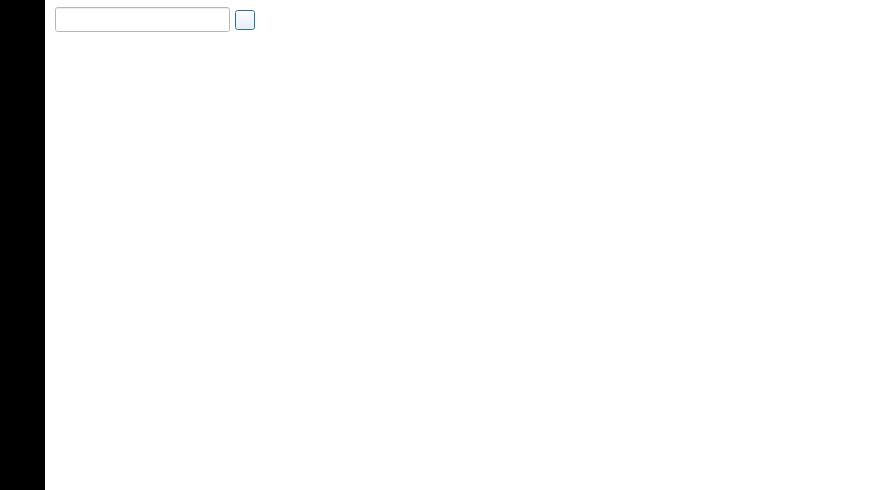
<?xml version="1.0" encoding="UTF-8"?>
<ui version="4.0">
 <class>ChatWidget</class>
 <widget class="QDialog" name="ChatWidget">
  <property name="geometry">
   <rect>
    <x>0</x>
    <y>0</y>
    <width>852</width>
    <height>490</height>
   </rect>
  </property>
  <property name="windowTitle">
   <string>Dialog</string>
  </property>
  <property name="styleSheet">
   <string notr="true">background-color: rgb(255, 255, 255);</string>
  </property>
  <layout class="QHBoxLayout" name="horizontalLayout">
   <property name="spacing">
    <number>0</number>
   </property>
   <property name="leftMargin">
    <number>0</number>
   </property>
   <property name="topMargin">
    <number>0</number>
   </property>
   <property name="rightMargin">
    <number>0</number>
   </property>
   <property name="bottomMargin">
    <number>0</number>
   </property>
   <item>
    <widget class="QWidget" name="side_wid" native="true">
     <property name="minimumSize">
      <size>
       <width>45</width>
       <height>0</height>
      </size>
     </property>
     <property name="maximumSize">
      <size>
       <width>70</width>
       <height>16777215</height>
      </size>
     </property>
     <property name="layoutDirection">
      <enum>Qt::LayoutDirection::LeftToRight</enum>
     </property>
     <property name="styleSheet">
      <string notr="true">background-color: rgb(0, 0, 0);</string>
     </property>
     <layout class="QVBoxLayout" name="verticalLayout">
      <property name="spacing">
       <number>20</number>
      </property>
      <property name="leftMargin">
       <number>0</number>
      </property>
      <property name="topMargin">
       <number>15</number>
      </property>
      <property name="rightMargin">
       <number>0</number>
      </property>
      <property name="bottomMargin">
       <number>0</number>
      </property>
      <item>
       <widget class="QLabel" name="head">
        <property name="minimumSize">
         <size>
          <width>35</width>
          <height>35</height>
         </size>
        </property>
        <property name="maximumSize">
         <size>
          <width>35</width>
          <height>35</height>
         </size>
        </property>
        <property name="text">
         <string/>
        </property>
       </widget>
      </item>
      <item>
       <widget class="RadioButton" name="btn_message" native="true">
        <property name="minimumSize">
         <size>
          <width>25</width>
          <height>25</height>
         </size>
        </property>
        <property name="maximumSize">
         <size>
          <width>25</width>
          <height>25</height>
         </size>
        </property>
        <property name="layoutDirection">
         <enum>Qt::LayoutDirection::LeftToRight</enum>
        </property>
       </widget>
      </item>
      <item>
       <widget class="RadioButton" name="btn_friends" native="true">
        <property name="minimumSize">
         <size>
          <width>25</width>
          <height>25</height>
         </size>
        </property>
        <property name="maximumSize">
         <size>
          <width>25</width>
          <height>25</height>
         </size>
        </property>
       </widget>
      </item>
      <item>
       <spacer name="verticalSpacer">
        <property name="orientation">
         <enum>Qt::Orientation::Vertical</enum>
        </property>
        <property name="sizeHint" stdset="0">
         <size>
          <width>20</width>
          <height>601</height>
         </size>
        </property>
       </spacer>
      </item>
     </layout>
    </widget>
   </item>
   <item>
    <widget class="QWidget" name="list_wid" native="true">
     <property name="minimumSize">
      <size>
       <width>220</width>
       <height>0</height>
      </size>
     </property>
     <property name="maximumSize">
      <size>
       <width>220</width>
       <height>16777215</height>
      </size>
     </property>
     <layout class="QVBoxLayout" name="verticalLayout_2">
      <property name="spacing">
       <number>0</number>
      </property>
      <property name="leftMargin">
       <number>0</number>
      </property>
      <property name="topMargin">
       <number>0</number>
      </property>
      <property name="rightMargin">
       <number>0</number>
      </property>
      <property name="bottomMargin">
       <number>0</number>
      </property>
      <item>
       <widget class="QWidget" name="search_wid" native="true">
        <property name="minimumSize">
         <size>
          <width>0</width>
          <height>40</height>
         </size>
        </property>
        <property name="maximumSize">
         <size>
          <width>16777215</width>
          <height>40</height>
         </size>
        </property>
        <property name="layoutDirection">
         <enum>Qt::LayoutDirection::LeftToRight</enum>
        </property>
        <layout class="QHBoxLayout" name="horizontalLayout_2">
         <property name="spacing">
          <number>5</number>
         </property>
         <property name="leftMargin">
          <number>10</number>
         </property>
         <property name="topMargin">
          <number>0</number>
         </property>
         <property name="rightMargin">
          <number>10</number>
         </property>
         <property name="bottomMargin">
          <number>0</number>
         </property>
         <item>
          <widget class="QLineEdit" name="search_lineEdit">
           <property name="minimumSize">
            <size>
             <width>0</width>
             <height>25</height>
            </size>
           </property>
           <property name="maximumSize">
            <size>
             <width>16777215</width>
             <height>16777215</height>
            </size>
           </property>
          </widget>
         </item>
         <item>
          <widget class="CustomerPushButton" name="btn_add">
           <property name="minimumSize">
            <size>
             <width>20</width>
             <height>20</height>
            </size>
           </property>
           <property name="maximumSize">
            <size>
             <width>20</width>
             <height>20</height>
            </size>
           </property>
           <property name="text">
            <string/>
           </property>
          </widget>
         </item>
        </layout>
       </widget>
      </item>
      <item>
       <widget class="QStackedWidget" name="stack_wid">
        <property name="minimumSize">
         <size>
          <width>200</width>
          <height>450</height>
         </size>
        </property>
        <property name="frameShadow">
         <enum>QFrame::Shadow::Raised</enum>
        </property>
        <property name="lineWidth">
         <number>0</number>
        </property>
        <property name="currentIndex">
         <number>0</number>
        </property>
        <widget class="QWidget" name="page"/>
        <widget class="QWidget" name="page_2"/>
       </widget>
      </item>
     </layout>
    </widget>
   </item>
   <item>
    <widget class="QStackedWidget" name="right_stack_wid">
     <property name="minimumSize">
      <size>
       <width>607</width>
       <height>490</height>
      </size>
     </property>
     <widget class="QWidget" name="page_3"/>
     <widget class="QWidget" name="page_4"/>
    </widget>
   </item>
  </layout>
 </widget>
 <customwidgets>
  <customwidget>
   <class>CustomerPushButton</class>
   <extends>QPushButton</extends>
   <header location="global">customerpushbutton.h</header>
  </customwidget>
  <customwidget>
   <class>RadioButton</class>
   <extends>QWidget</extends>
   <header>radiobutton.h</header>
   <container>1</container>
  </customwidget>
 </customwidgets>
 <resources/>
 <connections/>
</ui>
